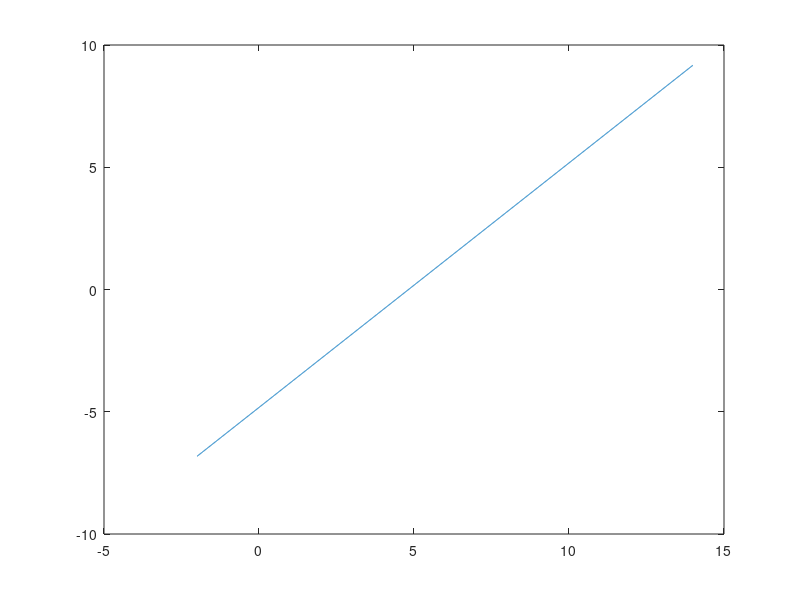

Write MATLAB code to recreate this figure.
clc;
clear variables;
close all;

testVals = linspace(-2,14,2000);

for k = 1:size(testVals,2)-1
    dx(k) = exp(testVals(k+1)) - exp(testVals(k));
end


plot(testVals(1:end-1), log(dx))